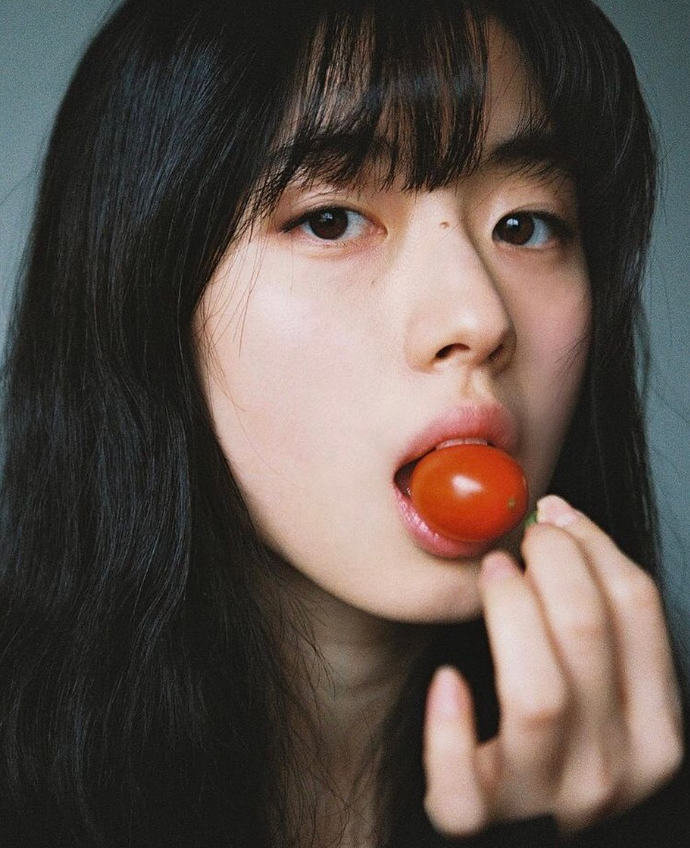
#> input picture hpwink.png, 690 x 848 px
$ python masking.py
#> lines starting #> are read from the running program, lines starting #| are printed output that depends on the picture; after the words box and inside, x2 and y2 are one past the last pixel; in counts of white or black regions, pixels touching at a corner belong together
import cv2 as cv
import numpy as np

img = cv.imread("hpwink.png")
#> img is the input picture: shape (848, 690, 3); mean B, G, R 74, 80.2, 91.7
cv.imshow("Normal", img)

blank = np.zeros(img.shape[:2], dtype='uint8')

mask = cv.circle(blank, (img.shape[1]//2, img.shape[0]//2), 200, 255, -1)
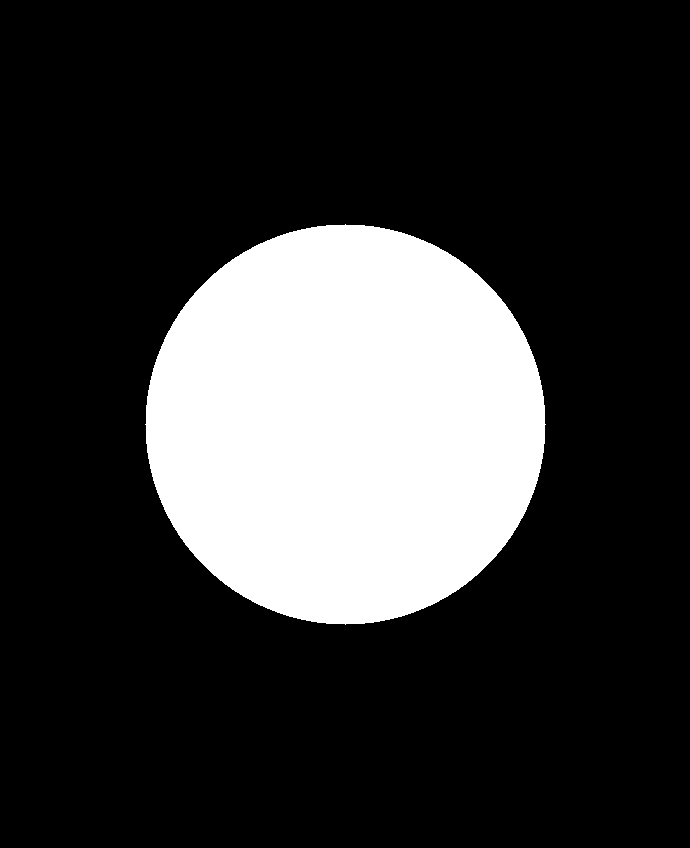
#> blank: shape (848, 690); 21.5% white; 1 white region, box (x1, y1, x2, y2) and area: (145, 224, 546, 625) 125629

cv.imshow("Mask", mask)


masked = cv.bitwise_and(img, img, mask=mask)
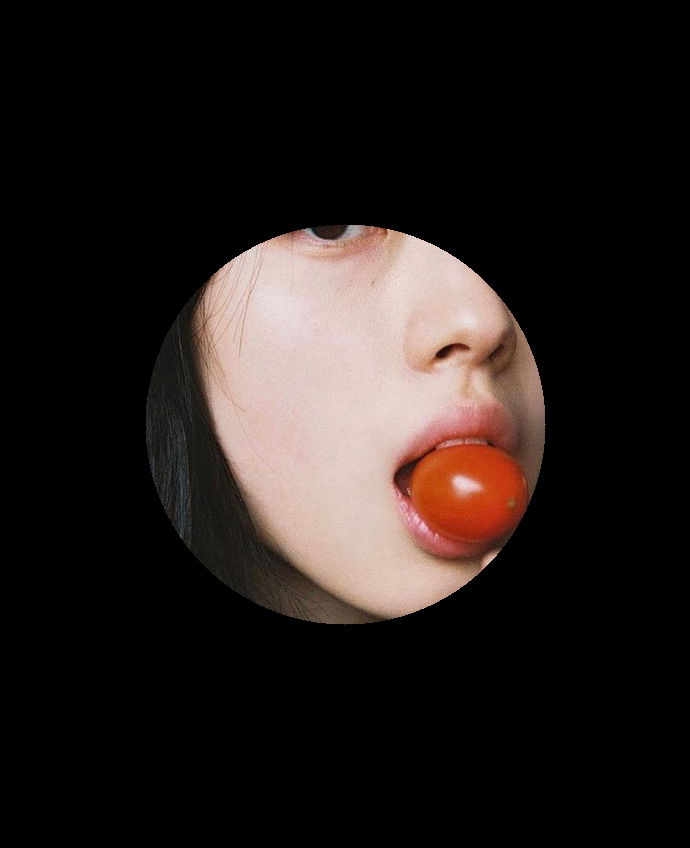
#> masked: shape (848, 690, 3); mean B, G, R 28, 30.4, 37.4
cv.imshow("Masked", masked)
cv.waitKey(0)
